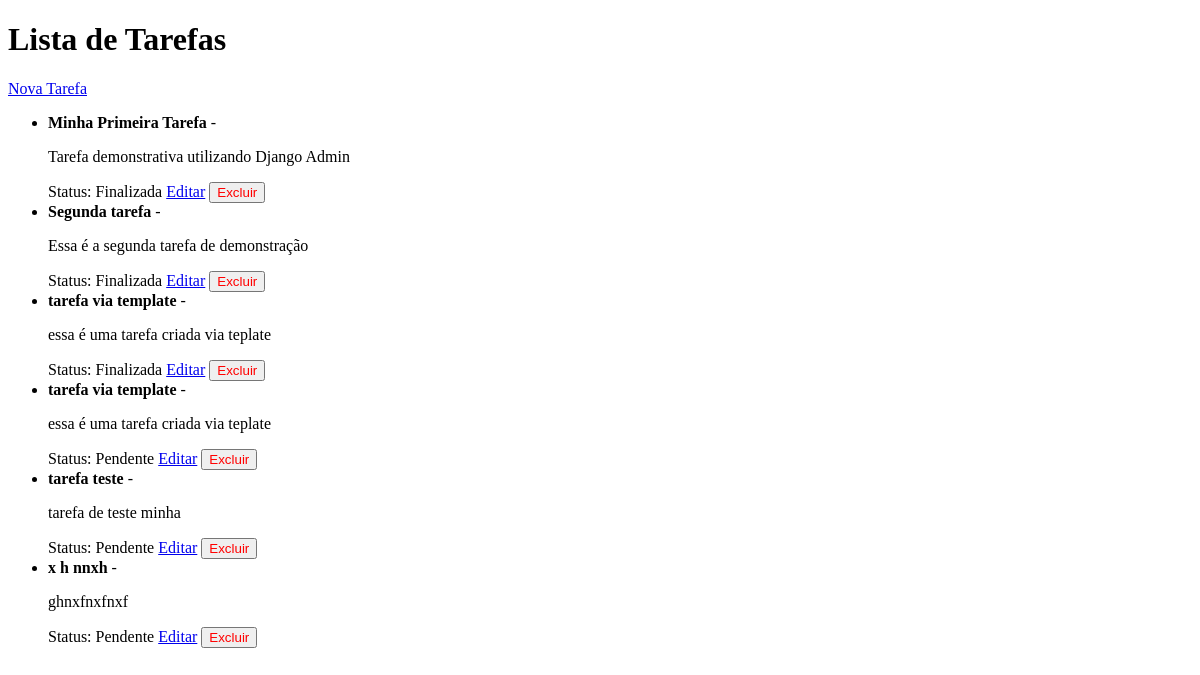
Before: / with the older database file.
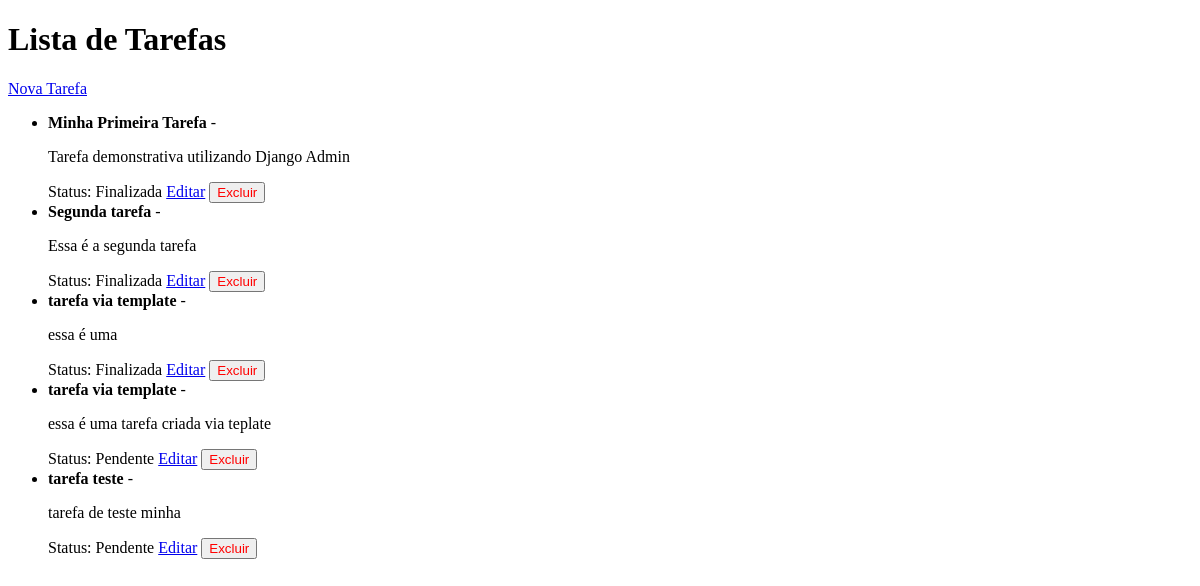
After: the same page with the newer database file.
### tarefas/models.py (models this page shows)
class Tarefa(models.Model):
    titulo = models.CharField(max_length=100)
    descricao = models.TextField(blank=True)
    finalizado = models.BooleanField(default=False)
    criado_em = models.DateTimeField(auto_now_add=True)

### tarefas/views.py (the view)
# urls.py: path('', views.listarTarefas, name='listarTarefas'),
def listarTarefas(request):
    tarefas = Tarefa.objects.all()  # Obtém todas as tarefas
    return render(request, 'tarefas/listar.html', {'tarefas': tarefas})

### tarefas/templates/tarefas/listar.html (shortened to what this page needs)
<!doctype html>
<html lang="pt-BR">
  <head>
  </head>
  <body>
    <h1>Lista de Tarefas</h1>
    <p><a href="{% url 'novaTarefa' %}">Nova Tarefa</a></p>
    <ul>
      {% for tarefa in tarefas %}
      <li>
        <strong> {{ tarefa.titulo }} </strong>
        -
        <p>{{ tarefa.descricao }}</p>
        {% if tarefa.finalizado %} Status: Finalizada {% else %} Status:
        Pendente {% endif %}
        <a href="{% url 'editarTarefa' tarefa.id %}">Editar</a>
        <form
          method="POST"
          action="{% url 'deletarTarefa' tarefa.id %}"
          style="display: inline"
        >
          <button type="submit" style="color: red">Excluir</button>
        </form>
      </li>
      {% endfor %}
    </ul>
  </body>
</html>

Changed rows visible on the page:
removed Tarefa: titulo "x h nnxh", descricao "ghnxfnxfnxf", finalizado "Status: Pendente"
changed Tarefa "Segunda tarefa": descricao "Essa é a segunda tarefa de demonstração" → "Essa é a segunda tarefa"
changed Tarefa: descricao "essa é uma tarefa criada via teplate" → "essa é uma"
